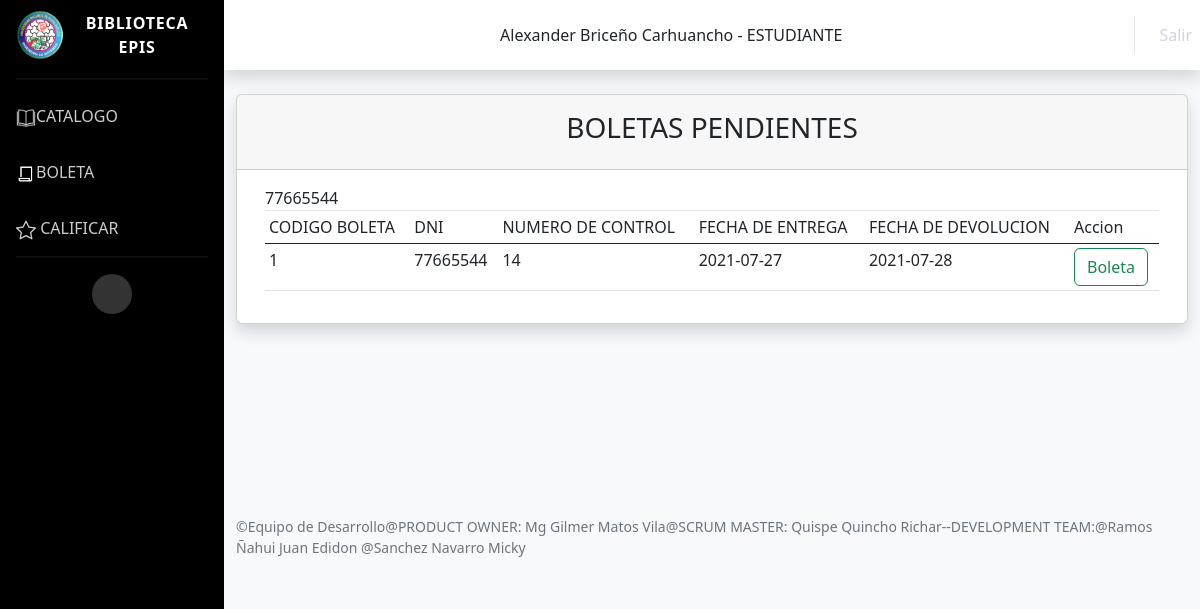
Screenshot of /View/visualizar_boleta.php (signed in) with the database file from the repository.
### tables this page shows
CREATE TABLE `boleta` (
  `DNI` int(20) NOT NULL,
  `n_control` int(20) NOT NULL,
  `fecha_entrega` date NOT NULL,
  `codigo_boleta` int(11) NOT NULL,
  `fecha_devolucion` date DEFAULT NULL
);

### View/visualizar_boleta.php (the view, shortened to what this page needs)
<?php
	include('includes/menu_estudiante.php');
	include '../Model/conexion.php';
 ?>
<div class="container-fluid">
    <div id="main-containe">
        <div class="card shadow mb-4">
            <div class="card-header py-3">
                <center>
                    <h3>BOLETAS PENDIENTES</h3>
                </center>
            </div>
            <div class="container">
                <div class="card-body">
                    <div class="table-responsive">
                        <table id="example" class="table table-sm" style="width:100%">
                            <thead>
                                <tr>
                                    <td>CODIGO BOLETA </td>
                                    <td>DNI </td>
                                    <td>NUMERO DE CONTROL</td>
                                    <td>FECHA DE ENTREGA</td>
                                    <td>FECHA DE DEVOLUCION</td>
                                    <td>Accion</td>
                                </tr>
                            </thead>
                            <?php
							$var=$_SESSION['DNI'] ;
							echo $_SESSION['DNI'];?>
                            <?php
							$sql="SELECT * from boleta WHERE DNI=$var";
							$result=mysqli_query($conexion,$sql);
							while($mostrar=mysqli_fetch_array($result)){
								?>
                            <tr>
                                <td><?php echo $mostrar['codigo_boleta'] ?></td>
                                <td><?php echo $mostrar['DNI'] ?></td>
                                <td><?php echo $mostrar['n_control'] ?></td>
                                <td><?php echo $mostrar['fecha_entrega'] ?></td>
                                <td><?php echo $mostrar['fecha_devolucion'] ?></td>
                                <td><a target="_black"
                                        href="fpdf.php?codigo_boleta= <?php echo $mostrar['codigo_boleta'];?>"
                                        class="btn btn-outline-success">Boleta</a></td>
                            </tr>
                            <?php } ?>
                        </table>
                    </div>
                </div>
            </div>
        </div>
    </div>
</div>
<br><br> <br><br>
<br><br>
<?php include('includes/footer.php');?>
</body>
</html>

### rows the page displays
boleta: codigo_boleta "1", DNI "77665544", n_control "14", fecha_entrega "2021-07-27", fecha_devolucion "2021-07-28"

### other values shown
$_SESSION['user']['nombre'] "Alexander"
$_SESSION['user']['apellidos'] "Briceño Carhuancho"
$_SESSION['user']['tipo_usuario'] "ESTUDIANTE"
